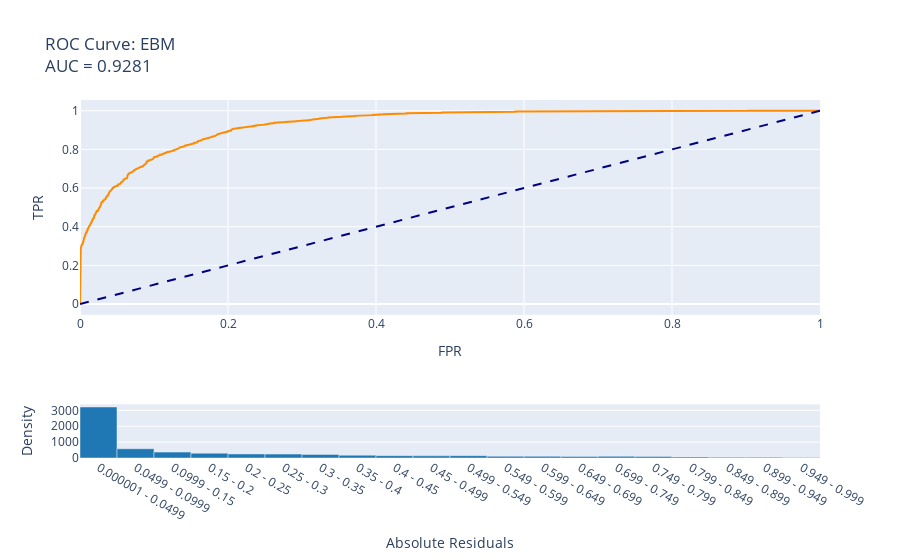

Here is the notebook cell this chart was saved with:
### Markdown cell above
## 4.3 Visualization
### Compare performance with ROC

### Code cell
ebm_perf = ROC(ebm.predict_proba).explain_perf(X_test, y_test, name='EBM')
ebm_perf.visualize()

### Figure 1 — Plotly figure (JSON) as saved in the notebook; plotly's stock layout.template omitted (floating-point values rounded to 4 significant figures; data arrays with more than 128 entries replaced by an {"elided": "..."} marker saying what was removed)
{"data": [{"hoverinfo": "text+x+y", "line": {"color": "darkorange", "width": 2}, "mode": "lines", "name": "AUC = 0.9281", "showlegend": false, "text": {"elided": "1188 str values"}, "type": "scatter", "x": {"elided": "1188 float values"}, "xaxis": "x", "y": {"elided": "1188 float values"}, "yaxis": "y"}, {"line": {"color": "navy", "dash": "dash", "width": 2}, "mode": "lines", "showlegend": false, "type": "scatter", "x": [0, 1], "xaxis": "x", "y": [0, 1], "yaxis": "y"}, {"marker": {"color": "#1f77b4"}, "name": "", "type": "bar", "width": 1, "x": ["0.000001 - 0.0499", "0.0499 - 0.0999", "0.0999 - 0.15", "0.15 - 0.2", "0.2 - 0.25", "0.25 - 0.3", "0.3 - 0.35", "0.35 - 0.4", "0.4 - 0.45", "0.45 - 0.499", "0.499 - 0.549", "0.549 - 0.599", "0.599 - 0.649", "0.649 - 0.699", "0.699 - 0.749", "0.749 - 0.799", "0.799 - 0.849", "0.849 - 0.899", "0.899 - 0.949", "0.949 - 0.999"], "xaxis": "x2", "y": [3216, 582, 371, 303, 254, 246, 225, 174, 147, 136, 147, 109, 106, 102, 105, 95, 68, 51, 50, 26], "yaxis": "y2"}], "layout": {"showlegend": false, "title": {"text": "ROC Curve: EBM<br>AUC = 0.9281"}, "xaxis": {"anchor": "y", "domain": [0, 1], "title": {"text": "FPR"}}, "xaxis2": {"anchor": "y2", "domain": [0, 1], "title": {"text": "Absolute Residuals"}}, "yaxis": {"anchor": "x", "domain": [0.4, 1], "title": {"text": "TPR"}}, "yaxis2": {"anchor": "x2", "domain": [0, 0.15], "title": {"text": "Density"}}}}
